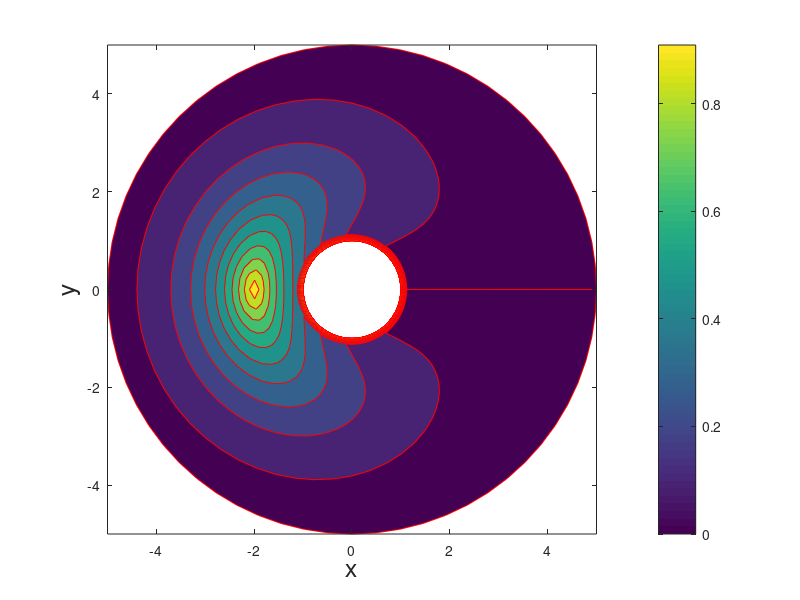

The MATLAB source for this figure: (Note: this script raises an error after producing the figure.)

% Domain and grid size
b =  5;
M = 2^5;                % Set M
N = 2^6;                % Set N
dr = (b - 1) / M;       % Set delta r
dtheta = 2 * pi / N;    % Set delta theta
ipic = 50;              % How many steps between pictures
dt = .01*min(dr,dtheta);% Set timestep
tstep = 1000;           % Number of time-steps 

ur  = zeros(M+1,N);     % Velocity: r component
utheta  = zeros(M+1,N); % Velocity: theta component
Q  = zeros(M+1,N);      % Scalar field
Q(1,:) = 1;             % Start with values of 1 on r=1 and 0 everywhere else

r = 1:dr:b;             % Initialize r array
theta = 0:dtheta:2*pi;  % Initialize theta array
% Uncomment to remove blob
rc = (b-1)/2;
for m = 2:M
    Q(m,:) = exp( - sqrt( (r(m) - rc)^2 + (theta(1:N) - pi).^2) );
end
% For plotting
% Get x-y grid
[R, Theta] = meshgrid(r, theta);
xx = R.*cos(Theta);
yy = R.*sin(Theta);

% Save original Q for error comaprison
Q0 = Q;
% Start figure
fig_advect = figure();
% Advect forward in time
for istep=1:tstep
    % Plot
    if ((mod(istep,ipic)==0)|(istep==1)) 
       istep
       figure(fig_advect) 
       Tplot = zeros(M+1,N+1);
       Tplot(:,1:N) = Q(:,1:N);
       Tplot(:,N+1) = Q(:,1);
       contourf(xx',yy',Tplot,10,'r')
       axis image
       xlabel('x','FontSize',18)
       ylabel('y','FontSize',18);
       colorbar
       drawnow
       pause(1)
    end
    % Diffusion step for temperature  
    Q = annulusDiffuseT(Q, dt, dr, dtheta, r);
end
